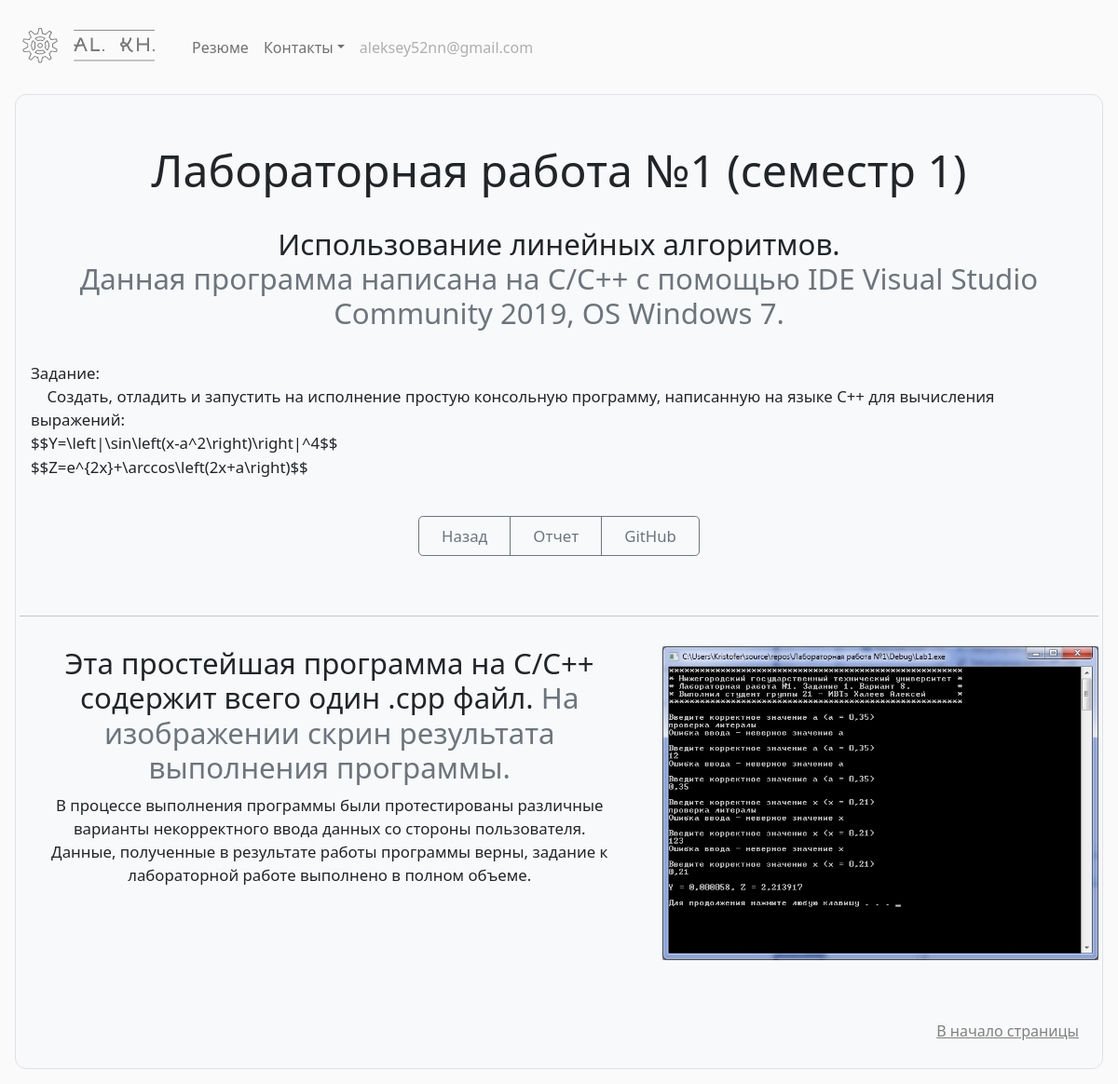
The app's page /portfolio/10/ with its own data.
### portfolio/models.py (models this page shows, shortened)
class CardProject(models.Model):
    title = models.TextField(default="Title")
    date = models.DateField(default=django.utils.timezone.now)
    time = models.TimeField(default=django.utils.timezone.now)
    description_head = models.TextField(default="Description Head")
    description_span = models.TextField(default="Description Span")
    description_lead = models.TextField(default="Description Lead")
    logo = models.ImageField(upload_to='portfolio/images/', default="nothing")
    res1 = models.ImageField(upload_to='portfolio/images/', default="nothing")
    res1_head = models.TextField(default="Res1 Head Description")
    res1_span = models.TextField(default="Res1 Span Description")
    res1_lead = models.TextField(default="Res1 Lead Description")
    res2 = models.ImageField(upload_to='portfolio/images/', default="nothing")
    res2_head = models.TextField(default="Res2 Head Description")
    res2_span = models.TextField(default="Res2 Span Description")
    res2_lead = models.TextField(default="Res2 Lead Description")
    res3 = models.ImageField(upload_to='portfolio/images/', default="nothing")
    res3_head = models.TextField(default="Res3 Head Description")
    res3_span = models.TextField(default="Res3 Span Description")
    res3_lead = models.TextField(default="Res3 Lead Description")
    github = models.URLField()
    report = models.FileField(upload_to='portfolio/docs/', default="nothing")
    video = models.FileField(upload_to='portfolio/docs/', default="nothing")
    video_head = models.TextField(default="Video Head Description")
    video_span = models.TextField(default="Video Span Description")
    video_lead = models.TextField(default="Video Lead Description")

### portfolio/views.py (the view)
# urls.py: path('<int:card_id>/', views.detail, name='detail'),
def detail(request, card_id):
    card = get_object_or_404(CardProject, pk=card_id)
    return render(request, 'portfolio/detail.html', {'card': card})

### portfolio/templates/portfolio/detail.html (shortened to what this page needs)
{% extends 'home/base.html' %}
{% load static %}
{% block content %}
<div class="p-1 mx-3 mb-3 bg-light border rounded-5" align="center">
    <div class="container-fluid py-5" >
        <h1 class="featurette-heading adapt-head" align="center">{{ card.title}}</h1><br>
        <h3 class="featurette-heading adapt-subhead" align="center">{{ card.description_head|safe|linebreaksbr }}<br>
            <span class="text-muted adapt-subhead">{{ card.description_span|safe|linebreaksbr }}</span></h3><br>
        <p class="lead adapt-text" align="left" style="white-space: pre-wrap;">{{ card.description_lead|safe }}</p><br>
        <div class="btn-group" align="center">
            <a class="btn btn-outline-secondary btn-lg px-4 adapt-text" href="../">Назад</a>
            {% if card.report != "nothing" %}
            <a class="btn btn-outline-secondary btn-lg px-4 adapt-text" target="_blank" href="{{ card.report.url }}">Отчет</a>
            {% endif %}
            <a class="btn btn-outline-secondary btn-lg px-4 adapt-text" target="_blank" href="{{ card.github }}">GitHub</a>
        </div>
    </div>
    {% if card.res1 != "nothing" %}
    <hr class="featurette-divider">
    <div class="row featurette py-3">
      <div class="col-md-7">
        <h2 class="featurette-heading adapt-subhead">{{ card.res1_head }} <span class="text-muted adapt-subhead">
            {{ card.res1_span }}</span></h2>
        <p class="lead adapt-text" style="white-space: pre-wrap;" align="center">{{ card.res1_lead|safe }}</p>
      </div>
      <div class="col-md-5">
        <img role="button" class="bd-placeholder-img bd-placeholder-img-lg featurette-image img-fluid mx-auto"
             width="500" height="auto" src="{{ card.res1.url }}" data-bs-toggle="modal" data-bs-target="#res1">
          </div>
      </div>
    {% endif %}
<footer class="text-muted py-5">
  <div class="container">
    <p class="float-end mb-1">
      <a href="#">В начало страницы</a>
    </p>
  </div>
</footer>
{% endblock %}

### home/static/css/custom.css (style rules this page uses)
.rounded-5 { border-radius: .75rem; }
BODY { background: #fafafa }
A { color: grey; }
.bd-placeholder-img { font-size: 1.125rem; text-anchor: middle; -webkit-user-select: none; -moz-user-select: none; user-select: none; }
.adapt-head { font-size: 7vw; }
.adapt-subhead { font-size: 4.5vw; }
.adapt-text { font-size: 3.6vw; }
@media (min-width: 576px) { .adapt-head { font-size: 6vw; } }
@media (min-width: 576px) { .adapt-subhead { font-size: 3.87vw; } }
@media (min-width: 576px) { .adapt-text { font-size: 2.87vw; } }

### records on screen
CardProject: title "Лабораторная работа №1 (семестр 1)", description_head "Использование линейных алгоритмов.", description_span "Данная программа написана на С/С++ с помощью IDE Visual Studio Community 2019, OS Windows 7.", description_lead "Задание: Создать, отладить и запустить на исполнение простую консольную программу, написанную на языке C++ для вычисления выражений: $$Y=\\left|\\sin\\left(x-a^2\\right)\\right|^4$$ $$Z=e^{2x}+\\arccos\\left(2x+a\\right)$$", res1_head "Эта простейшая программа на С/С++ содержит всего один .cpp файл.", res1_span "На изображении скрин результата выполнения программы.", res1_lead "В процессе выполнения программы были протестированы различные варианты некорректного ввода данных со стороны пользователя. Данные, полученные в результате работы программы верны, задание к лабораторной работе выполнено в полном объеме.", res1 (picture)
